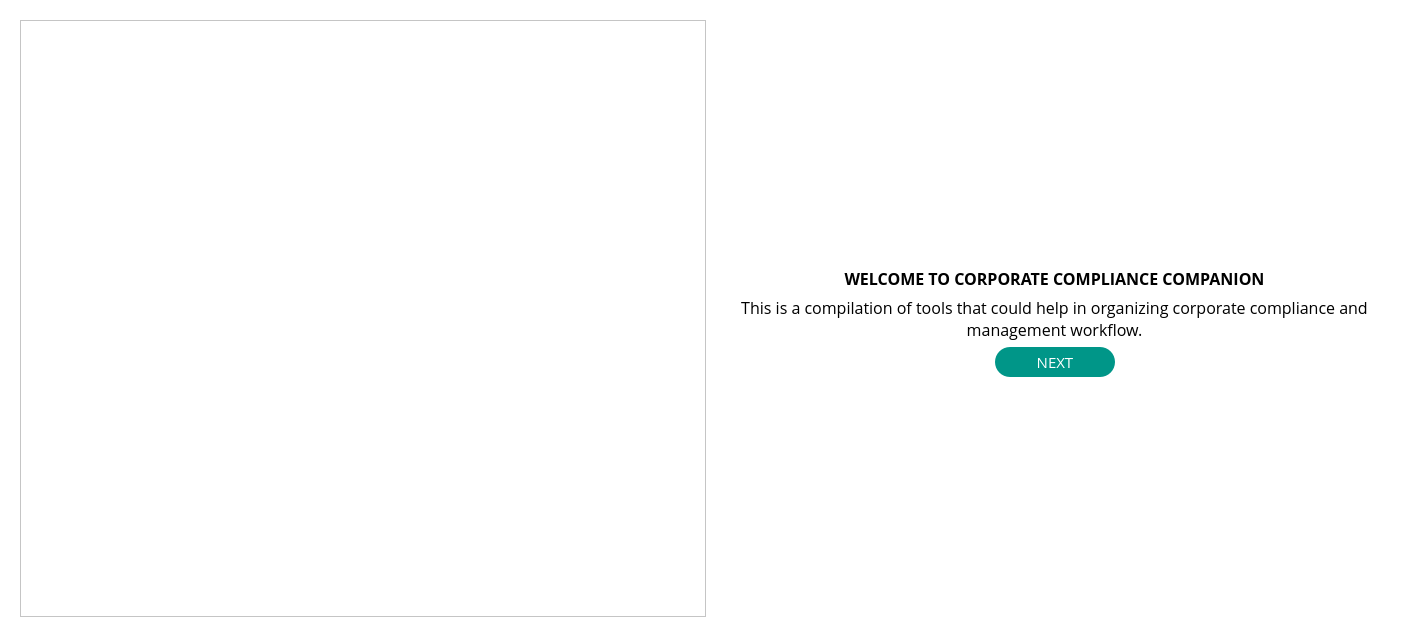
<?xml version="1.0" encoding="UTF-8"?>
<ui version="4.0">
 <class>Form</class>
 <widget class="QWidget" name="Form">
  <property name="geometry">
   <rect>
    <x>0</x>
    <y>0</y>
    <width>1417</width>
    <height>643</height>
   </rect>
  </property>
  <property name="windowTitle">
   <string/>
  </property>
  <property name="styleSheet">
   <string notr="true">background-color: rgb(255, 255, 255);</string>
  </property>
  <layout class="QGridLayout" name="gridLayout">
   <item row="0" column="0">
    <widget class="QWidget" name="widget" native="true">
     <property name="sizePolicy">
      <sizepolicy hsizetype="Expanding" vsizetype="Expanding">
       <horstretch>0</horstretch>
       <verstretch>0</verstretch>
      </sizepolicy>
     </property>
     <property name="autoFillBackground">
      <bool>false</bool>
     </property>
     <property name="styleSheet">
      <string notr="true">background-color: rgb(255, 255, 255);
</string>
     </property>
     <layout class="QGridLayout" name="gridLayout_2">
      <item row="0" column="0">
       <widget class="QFrame" name="frame">
        <property name="minimumSize">
         <size>
          <width>50</width>
          <height>50</height>
         </size>
        </property>
        <property name="frameShape">
         <enum>QFrame::StyledPanel</enum>
        </property>
        <property name="frameShadow">
         <enum>QFrame::Raised</enum>
        </property>
        <layout class="QGridLayout" name="gridLayout_4">
         <item row="1" column="0">
          <spacer name="horizontalSpacer_3">
           <property name="orientation">
            <enum>Qt::Horizontal</enum>
           </property>
           <property name="sizeHint" stdset="0">
            <size>
             <width>40</width>
             <height>20</height>
            </size>
           </property>
          </spacer>
         </item>
         <item row="0" column="1">
          <spacer name="verticalSpacer_3">
           <property name="orientation">
            <enum>Qt::Vertical</enum>
           </property>
           <property name="sizeHint" stdset="0">
            <size>
             <width>20</width>
             <height>40</height>
            </size>
           </property>
          </spacer>
         </item>
         <item row="1" column="1">
          <widget class="QLabel" name="poster">
           <property name="maximumSize">
            <size>
             <width>500</width>
             <height>500</height>
            </size>
           </property>
           <property name="text">
            <string/>
           </property>
           <property name="scaledContents">
            <bool>true</bool>
           </property>
          </widget>
         </item>
         <item row="1" column="2">
          <spacer name="horizontalSpacer_4">
           <property name="orientation">
            <enum>Qt::Horizontal</enum>
           </property>
           <property name="sizeHint" stdset="0">
            <size>
             <width>40</width>
             <height>20</height>
            </size>
           </property>
          </spacer>
         </item>
         <item row="2" column="1">
          <spacer name="verticalSpacer_4">
           <property name="orientation">
            <enum>Qt::Vertical</enum>
           </property>
           <property name="sizeHint" stdset="0">
            <size>
             <width>20</width>
             <height>40</height>
            </size>
           </property>
          </spacer>
         </item>
        </layout>
       </widget>
      </item>
      <item row="0" column="1" rowspan="2">
       <widget class="QWidget" name="widget_3" native="true">
        <layout class="QGridLayout" name="gridLayout_3">
         <item row="1" column="0" colspan="3">
          <widget class="QLabel" name="label">
           <property name="font">
            <font>
             <family>Open Sans</family>
             <pointsize>12</pointsize>
             <weight>75</weight>
             <bold>true</bold>
             <stylestrategy>PreferAntialias</stylestrategy>
            </font>
           </property>
           <property name="text">
            <string>WELCOME TO CORPORATE COMPLIANCE COMPANION</string>
           </property>
           <property name="alignment">
            <set>Qt::AlignBottom|Qt::AlignHCenter</set>
           </property>
          </widget>
         </item>
         <item row="4" column="2">
          <spacer name="horizontalSpacer_2">
           <property name="orientation">
            <enum>Qt::Horizontal</enum>
           </property>
           <property name="sizeHint" stdset="0">
            <size>
             <width>40</width>
             <height>20</height>
            </size>
           </property>
          </spacer>
         </item>
         <item row="0" column="0" colspan="3">
          <spacer name="verticalSpacer">
           <property name="orientation">
            <enum>Qt::Vertical</enum>
           </property>
           <property name="sizeHint" stdset="0">
            <size>
             <width>20</width>
             <height>40</height>
            </size>
           </property>
          </spacer>
         </item>
         <item row="4" column="0">
          <spacer name="horizontalSpacer">
           <property name="orientation">
            <enum>Qt::Horizontal</enum>
           </property>
           <property name="sizeHint" stdset="0">
            <size>
             <width>40</width>
             <height>20</height>
            </size>
           </property>
          </spacer>
         </item>
         <item row="4" column="1">
          <widget class="QPushButton" name="Next">
           <property name="minimumSize">
            <size>
             <width>120</width>
             <height>30</height>
            </size>
           </property>
           <property name="font">
            <font>
             <family>Open Sans</family>
             <pointsize>11</pointsize>
             <stylestrategy>PreferAntialias</stylestrategy>
            </font>
           </property>
           <property name="styleSheet">
            <string notr="true">border-width: 2px;
border-radius: 15px;
background-color: rgb(0,150,136);
color: rgb(255, 255, 255);</string>
           </property>
           <property name="text">
            <string>NEXT</string>
           </property>
           <property name="default">
            <bool>false</bool>
           </property>
           <property name="flat">
            <bool>false</bool>
           </property>
          </widget>
         </item>
         <item row="2" column="0" colspan="3">
          <widget class="QLabel" name="label_2">
           <property name="font">
            <font>
             <family>Open Sans</family>
             <pointsize>12</pointsize>
             <stylestrategy>PreferAntialias</stylestrategy>
            </font>
           </property>
           <property name="text">
            <string>This is a compilation of tools that could help in organizing corporate compliance and management workflow.</string>
           </property>
           <property name="alignment">
            <set>Qt::AlignHCenter|Qt::AlignTop</set>
           </property>
           <property name="wordWrap">
            <bool>true</bool>
           </property>
          </widget>
         </item>
         <item row="5" column="1">
          <spacer name="verticalSpacer_2">
           <property name="orientation">
            <enum>Qt::Vertical</enum>
           </property>
           <property name="sizeHint" stdset="0">
            <size>
             <width>20</width>
             <height>40</height>
            </size>
           </property>
          </spacer>
         </item>
        </layout>
       </widget>
      </item>
     </layout>
    </widget>
   </item>
  </layout>
 </widget>
 <resources/>
 <connections/>
</ui>
